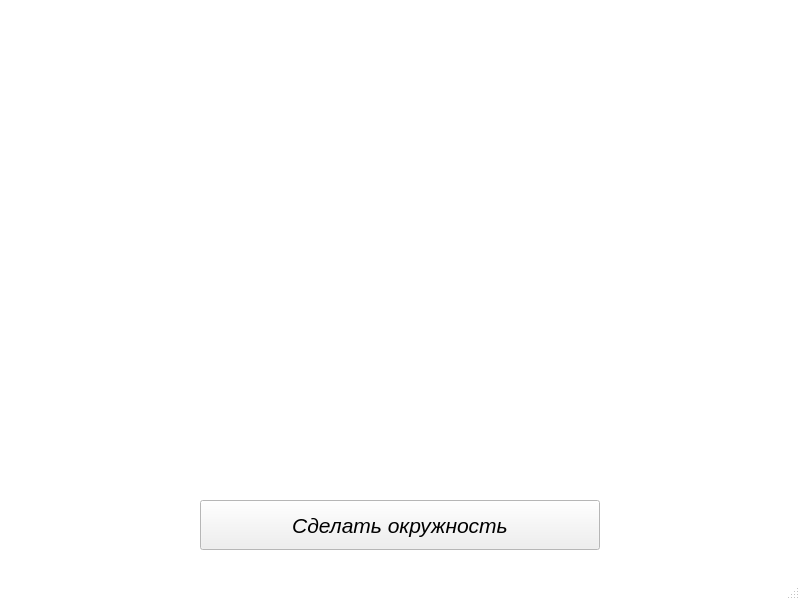
<?xml version="1.0" encoding="UTF-8"?>
<ui version="4.0">
 <class>MainWindow</class>
 <widget class="QMainWindow" name="MainWindow">
  <property name="geometry">
   <rect>
    <x>0</x>
    <y>0</y>
    <width>800</width>
    <height>600</height>
   </rect>
  </property>
  <property name="palette">
   <palette>
    <active>
     <colorrole role="Base">
      <brush brushstyle="SolidPattern">
       <color alpha="255">
        <red>255</red>
        <green>255</green>
        <blue>255</blue>
       </color>
      </brush>
     </colorrole>
     <colorrole role="Window">
      <brush brushstyle="SolidPattern">
       <color alpha="255">
        <red>255</red>
        <green>255</green>
        <blue>255</blue>
       </color>
      </brush>
     </colorrole>
    </active>
    <inactive>
     <colorrole role="Base">
      <brush brushstyle="SolidPattern">
       <color alpha="255">
        <red>255</red>
        <green>255</green>
        <blue>255</blue>
       </color>
      </brush>
     </colorrole>
     <colorrole role="Window">
      <brush brushstyle="SolidPattern">
       <color alpha="255">
        <red>255</red>
        <green>255</green>
        <blue>255</blue>
       </color>
      </brush>
     </colorrole>
    </inactive>
    <disabled>
     <colorrole role="Base">
      <brush brushstyle="SolidPattern">
       <color alpha="255">
        <red>255</red>
        <green>255</green>
        <blue>255</blue>
       </color>
      </brush>
     </colorrole>
     <colorrole role="Window">
      <brush brushstyle="SolidPattern">
       <color alpha="255">
        <red>255</red>
        <green>255</green>
        <blue>255</blue>
       </color>
      </brush>
     </colorrole>
    </disabled>
   </palette>
  </property>
  <property name="windowTitle">
   <string>MainWindow</string>
  </property>
  <widget class="QWidget" name="centralwidget">
   <widget class="QPushButton" name="pushButton">
    <property name="geometry">
     <rect>
      <x>200</x>
      <y>500</y>
      <width>400</width>
      <height>50</height>
     </rect>
    </property>
    <property name="font">
     <font>
      <pointsize>16</pointsize>
      <italic>true</italic>
     </font>
    </property>
    <property name="text">
     <string>Сделать окружность</string>
    </property>
   </widget>
  </widget>
  <widget class="QMenuBar" name="menubar">
   <property name="geometry">
    <rect>
     <x>0</x>
     <y>0</y>
     <width>800</width>
     <height>21</height>
    </rect>
   </property>
  </widget>
  <widget class="QStatusBar" name="statusbar"/>
 </widget>
 <resources/>
 <connections/>
</ui>
